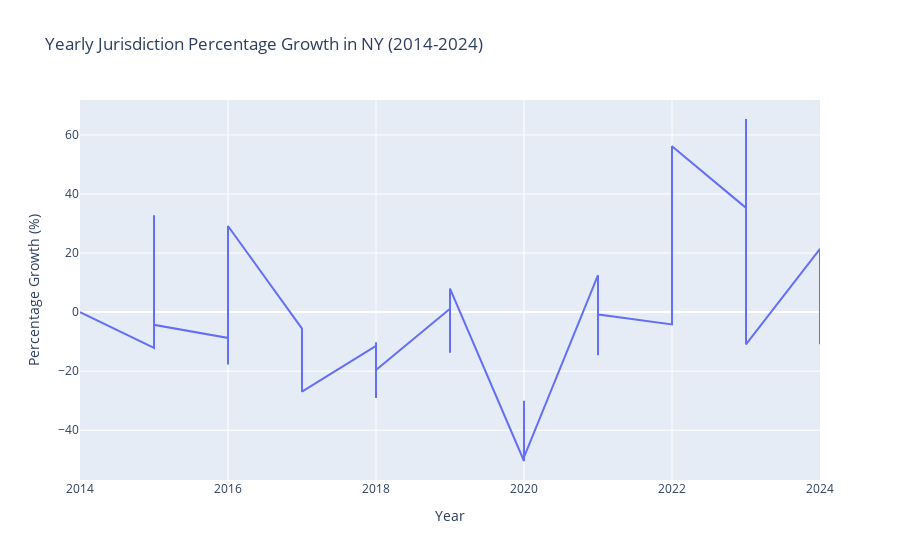

Write notebook code for a chart like this one.
### Code cell
import zipfile
import pandas as pd
import plotly.express as px
import os
#Data filter for growth in fillings by US state, input the state abbreviation for the filter to work 

years = list(range(2014, 2025))  # From 2014 to 2024
quarters = ["QTR1", "QTR2", "QTR3", "QTR4"]

# State abbreviations and full names
all_states = [
    "AL", "AK", "AZ", "AR", "CA", "CO", "CT", "DE", "FL", "GA", 
    "HI", "ID", "IL", "IN", "IA", "KS", "KY", "LA", "ME", "MD", 
    "MA", "MI", "MN", "MS", "MO", "MT", "NE", "NV", "NH", "NJ", 
    "NM", "NY", "NC", "ND", "OH", "OK", "OR", "PA", "RI", "SC", 
    "SD", "TN", "TX", "UT", "VT", "VA", "WA", "WV", "WI", "WY"
]
state_full_names = [
    "ALABAMA", "ALASKA", "ARIZONA", "ARKANSAS", "CALIFORNIA", "COLORADO", "CONNECTICUT", 
    "DELAWARE", "FLORIDA", "GEORGIA", "HAWAII", "IDAHO", "ILLINOIS", "INDIANA", "IOWA", 
    "KANSAS", "KENTUCKY", "LOUISIANA", "MAINE", "MARYLAND", "MASSACHUSETTS", "MICHIGAN", 
    "MINNESOTA", "MISSISSIPPI", "MISSOURI", "MONTANA", "NEBRASKA", "NEVADA", "NEW HAMPSHIRE", 
    "NEW JERSEY", "NEW MEXICO", "NEW YORK", "NORTH CAROLINA", "NORTH DAKOTA", "OHIO", 
    "OKLAHOMA", "OREGON", "PENNSYLVANIA", "RHODE ISLAND", "SOUTH CAROLINA", "SOUTH DAKOTA", 
    "TENNESSEE", "TEXAS", "UTAH", "VERMONT", "VIRGINIA", "WASHINGTON", "WEST VIRGINIA", 
    "WISCONSIN", "WYOMING"
]

state_name_to_abbreviation = dict(zip(state_full_names, all_states))

zip_file_path = "Data.zip"
extract_path = "extracted_data"

os.makedirs(extract_path, exist_ok=True)

with zipfile.ZipFile(zip_file_path, 'r') as zip_ref:
    zip_ref.extractall(extract_path)

all_data = []

for year in years:
    for quarter in quarters:
        csv_file_name = f"{year}_{quarter}.csv"
        file_path = os.path.join(extract_path, csv_file_name)
        
        if os.path.exists(file_path):
            df = pd.read_csv(file_path)

            jurisdiction_counts = (
                df["State or Country - Legal Jurisdiction"]
                .map(state_name_to_abbreviation)
                .value_counts()
                .reset_index()
            )
            jurisdiction_counts.columns = ["State", "JurisdictionCount"]

            state_counts_simple = (
                df["State or Country - Physical Location"]
                .value_counts()
                .reset_index()
            )
            state_counts_simple.columns = ["State", "TotalCount"]
            state_counts_simple["TotalCount"] = state_counts_simple["TotalCount"].fillna(0).astype(int)

            merged_counts = pd.merge(
                jurisdiction_counts, state_counts_simple, on="State", how="outer"
            ).fillna(0)

            merged_counts["Percentage"] = (
                (merged_counts["JurisdictionCount"] / merged_counts["TotalCount"]) * 100
            ).fillna(0)

            merged_counts["Year"] = year
            merged_counts["Quarter"] = quarter
            
            all_data.append(merged_counts)

final_df = final_df.sort_values(by=["State", "Year"])

final_df["PercentageGrowth"] = (
    (final_df["Percentage"] - final_df.groupby("State")["Percentage"].shift(4)) /
    final_df.groupby("State")["Percentage"].shift(4)
) * 100

final_df["PercentageGrowth"] = final_df["PercentageGrowth"].fillna(0)
selected_state = input("Enter the state abbreviation (e.g., CA, TX, NY): ").upper()

state_data = final_df[final_df["State"] == selected_state]

if state_data.empty:
    print(f"No data found for state: {selected_state}")
else:
    
    fig_growth = px.line(
        state_data,
        x="Year",
        y="PercentageGrowth",
        title=f"Yearly Jurisdiction Percentage Growth in {selected_state} (2014-2024)",
        labels={"PercentageGrowth": "Percentage Growth (%)"},
    )


fig_growth.show()

### Figure 1 — Plotly figure (JSON) as saved in the notebook; plotly's stock layout.template omitted (floating-point values rounded to 4 significant figures)
{"data": [{"hovertemplate": "Year=%{x}<br>Percentage Growth (%)=%{y}<extra></extra>", "legendgroup": "", "line": {"color": "#636efa", "dash": "solid"}, "marker": {"symbol": "circle"}, "mode": "lines", "name": "", "orientation": "v", "showlegend": false, "type": "scatter", "x": [2014, 2014, 2014, 2014, 2015, 2015, 2015, 2015, 2016, 2016, 2016, 2016, 2017, 2017, 2017, 2017, 2018, 2018, 2018, 2018, 2019, 2019, 2019, 2019, 2020, 2020, 2020, 2020, 2021, 2021, 2021, 2021, 2022, 2022, 2022, 2022, 2023, 2023, 2023, 2023, 2024, 2024, 2024, 2024], "xaxis": "x", "y": [0, 0, 0, 0, -12.08, 32.81, 10.77, -4.295, -8.734, -17.73, -11.08, 29.15, -5.607, -7.612, -5.939, -26.94, -11.41, -29.13, -10.24, -19.62, 1.139, -13.72, 2.219, 7.972, -50.42, -29.99, -39.51, -49.12, 12.52, -14.6, -14.6, -0.7856, -4.166, 6.113, 26.63, 56.16, 35.3, 65.4, 16.43, -10.91, 21.46, -7.064, -3.97, -10.85], "yaxis": "y"}], "layout": {"legend": {"tracegroupgap": 0}, "title": {"text": "Yearly Jurisdiction Percentage Growth in NY (2014-2024)"}, "xaxis": {"anchor": "y", "domain": [0, 1], "title": {"text": "Year"}}, "yaxis": {"anchor": "x", "domain": [0, 1], "title": {"text": "Percentage Growth (%)"}}}}
